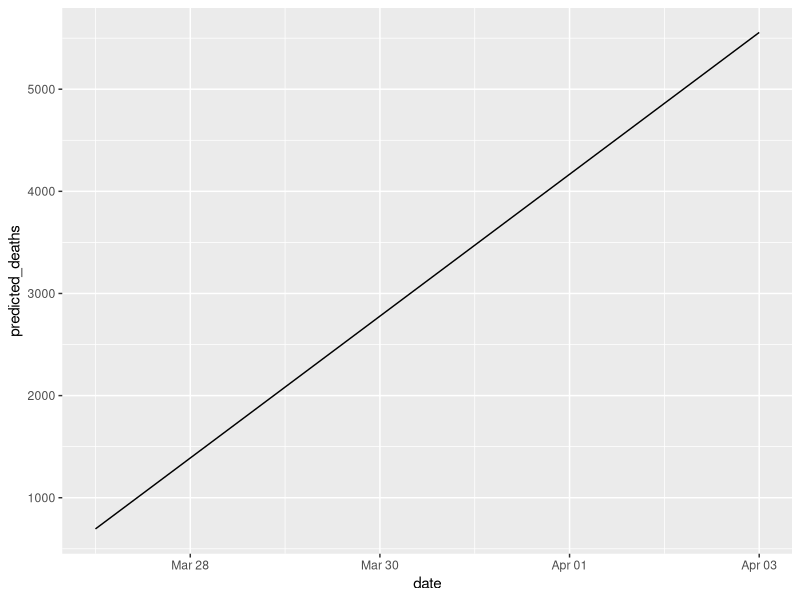

Write the R code that produced this figure.
## ---- chunk 1
library(stringr)
library(readr)
library(dplyr)
## ---- chunk 2
predictor <- function(start_value, daily_rate, days) {
    predicted_value <- start_value * daily_rate * days}
twenty_seventh_march <- predictor(463, 1.5, 1)
twenty_eighth_march <- predictor(463, 1.5, 2)
twenty_ninth_march <- predictor(463, 1.5, 3)
thirtieth_march <- predictor(463, 1.5, 4)
thirty_first_march <- predictor(463, 1.5, 5)
first_april <- predictor(463, 1.5, 6)
second_april <- predictor(463, 1.5, 7)
third_april <- predictor(463, 1.5, 8)
ninth_april <- predictor(463, 1.5, 14)
str_glue("Predicted deaths on 27th March {twenty_seventh_march}")
str_glue("Predicted deaths on 28th March {twenty_eighth_march}")
str_glue("Predicted deaths on 29th March {twenty_ninth_march}")
str_glue("Predicted deaths on 2nd April {second_april}")
str_glue("Predicted deaths on 9th April {ninth_april}")
## ---- chunk 3
predicted_deaths <- c(twenty_seventh_march, twenty_eighth_march, twenty_ninth_march, thirtieth_march, thirty_first_march, first_april, second_april, third_april)
date <- as.Date(c('2020-03-27', '2020-03-28', '2020-03-29', '2020-03-30', '2020-03-31', '2020-04-01', '2020-04-02', '2020-04-03'))
predictions <- data.frame(date, predicted_deaths)
nil_results <- c("NA", "NA", "NA", "NA", "NA", "NA", "NA", "NA")
predictions <- predictions %>% mutate(actual_deaths=nil_results)
predictions
## ---- chunk 4
predictions <- predictions %>% mutate(actual_deaths=as.numeric(actual_deaths))
predictions
## ---- chunk 5
# update the actual_deaths of 2020-03-27
predictions <- predictions %>% mutate(actual_deaths=replace(as.numeric(actual_deaths), date=="2020-03-27", 578))
predictions
## ---- chunk 6
# add a measure of the distance between actual_deaths and predicted_deaths
predictions_with_distance <- predictions %>% mutate(distance_as_percent=((predicted_deaths-actual_deaths)/predicted_deaths)*100)
predictions_with_distance <- predictions_with_distance %>% mutate(distance_as_percent=format(distance_as_percent, digits=2))
predictions_with_distance
## ---- chunk 7
#calculate true growth rate - I'm not sure that my formula is correct
predictions_with_true_growth_rate <- predictions_with_distance %>% mutate(true_growth_rate=(1+(actual_deaths-463)/463))
predictions_with_true_growth_rate <- predictions_with_true_growth_rate %>% mutate(true_growth_rate=format(true_growth_rate, digits=2))
predictions_with_true_growth_rate
## ---- chunk 8
library(ggplot2)
growth_line <- ggplot(predictions_with_true_growth_rate, aes(x=date)) + geom_line(aes(y=predicted_deaths)) 
growth_line
